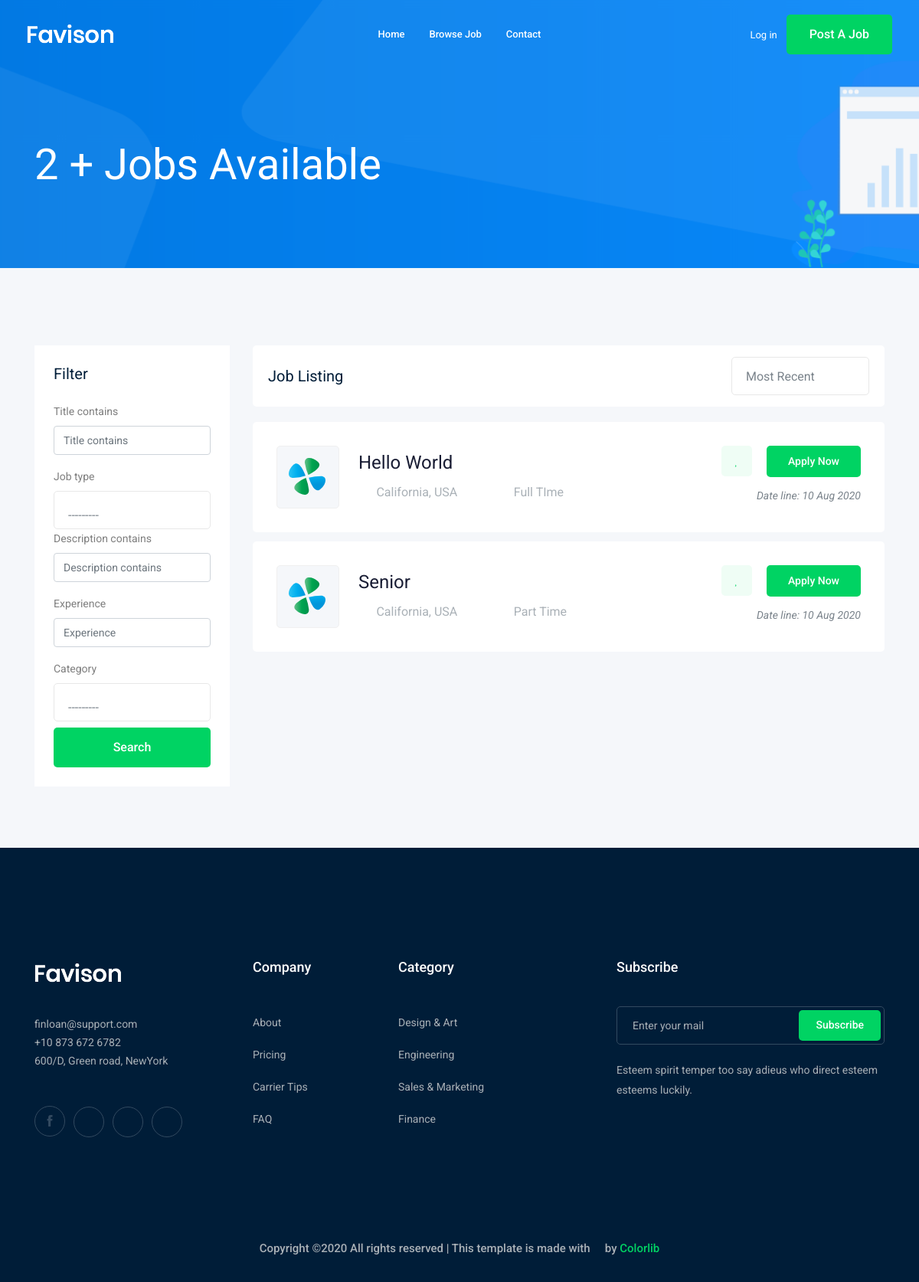
The page /job/ on the database as committed earlier.
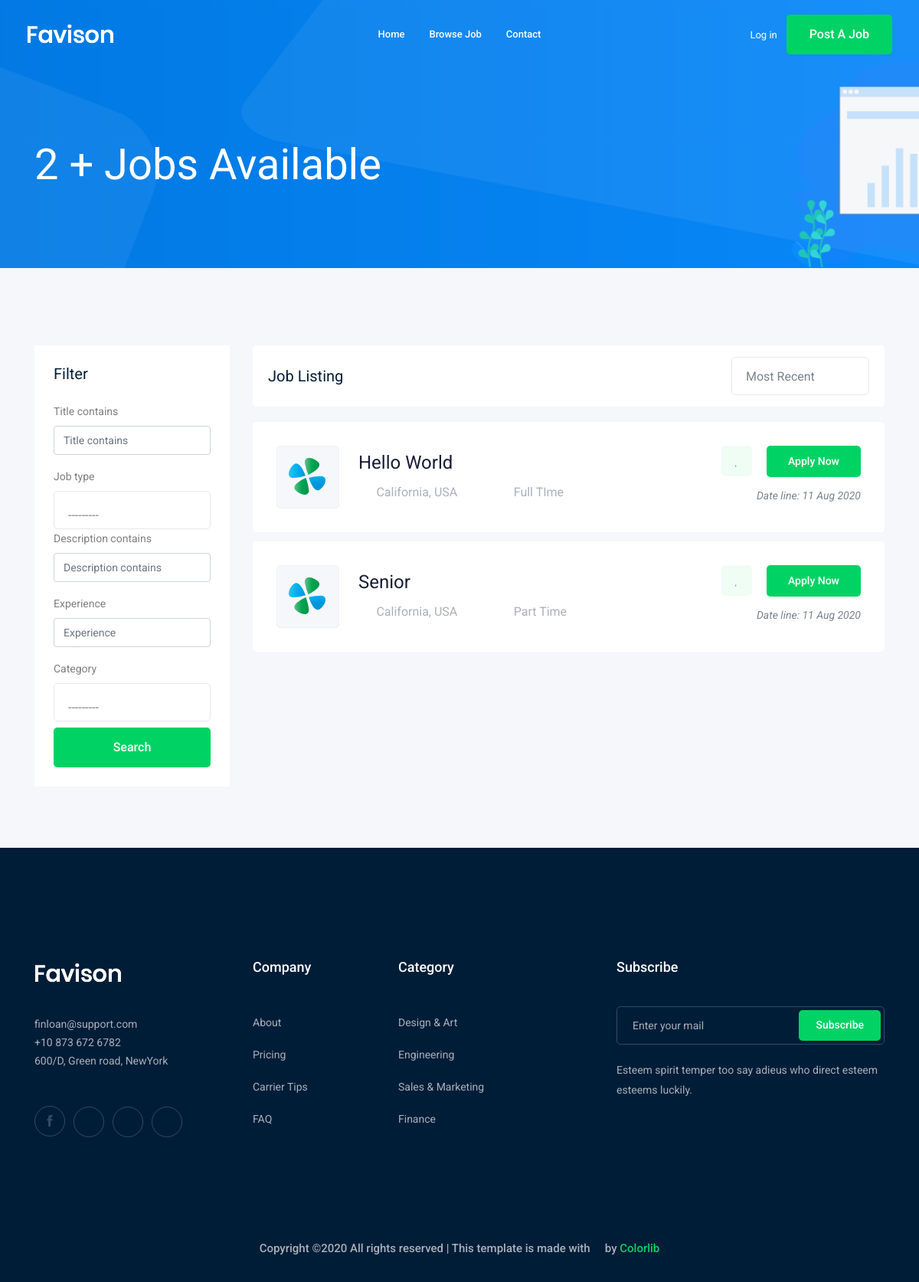
The same page on the database as committed later.
### job/models.py (models this page shows, shortened)
class job(models.Model): # each class equal table in db
    owner = models.ForeignKey(User,related_name='job_owner', on_delete=models.CASCADE)
    title = models.CharField(max_length=100)
    job_type = models.CharField(max_length=15,choices=JOB_TYPE)
    description = models.TextField(max_length=1000)
    published_at = models.DateTimeField(auto_now=True)
    vacancy = models.IntegerField(default=1)
    salary = models.IntegerField(default=0)
    experience = models.IntegerField(default=1)
    category = models.ForeignKey('category',on_delete=models.CASCADE)
    image = models.ImageField(upload_to=image_upload)
    slug = models.SlugField(blank=True,null=True)
    def __str__(self):
        return self.title

### job/views.py (the view)
# urls.py: path('',views.job_list,name = "job_list"),
def job_list(request):
    job_list = job.objects.all()
    myfilter = JobFilter(request.GET,queryset=job_list)
    job_list = myfilter.qs
    n = 2
    paginator = Paginator(job_list,n) #show n page
    page_number = request.GET.get('page')
    page_obj = paginator.get_page(page_number)
    context = {'jobs':job_list,'page':page_obj,'myfilter':myfilter }
    return render(request,'job/job_list.html',context)

### job/models.py (called while the page is built)
    def __str__(self):
        return self.name

### job/templates/job/job_list.html (shortened to what this page needs)
{% extends 'base.html' %}
{% load bootstrap4 %}
{% block body %}
<div class="bradcam_area bradcam_bg_1">
<div class="container">
    <div class="row">
        <div class="col-xl-12">
            <div class="bradcam_text">
                <h3>{{jobs.count}} + Jobs Available</h3>
            </div>
        </div>
    </div>
</div>
</div>
<div class="job_listing_area plus_padding">
    <div class="container">
        <div class="row">
            <div class="col-lg-3">
                <div class="job_filter white-bg">
                    <div class="form_inner white-bg">
                        <h3>Filter</h3>
                        <form method="GET">
                        {% bootstrap_form myfilter.form %}
                        <input type="submit" value="Search" class="mt-2 boxed-btn3 w-100">
                        </form>
                    </div>
                </div>
            </div>
            <div class="col-lg-9">
                <div class="recent_joblist_wrap">
                    <div class="recent_joblist white-bg ">
                        <div class="row align-items-center">
                            <div class="col-md-6">
                                <h4>Job Listing</h4>
                            </div>
                            <div class="col-md-6">
                                <div class="serch_cat d-flex justify-content-end">
                                </div>
                            </div>
                        </div>
                    </div>
                </div>
                <div class="job_lists m-0">
                    <div class="row">
                        {% for i in page %}
                        <div class="col-lg-12 col-md-12">
                            <div class="single_jobs white-bg d-flex justify-content-between">
                                <div class="jobs_left d-flex align-items-center">
                                    <div class="thumb">
                                        <img src="img/svg_icon/1.svg" alt="">
                                    </div>
                                    <div class="jobs_conetent">
                                        <a href="{% url 'jobs:job_detail' i.slug %}"><h4>{{i}}</h4></a>
                                        <div class="links_locat d-flex align-items-center">
                                            <div class="location">
                                                <p> <i class="fa fa-map-marker"></i> California, USA</p>
                                            </div>
                                            <div class="location">
                                                <p> <i class="fa fa-clock-o"></i> {{i.job_type}}</p>
                                            </div>
                                        </div>
                                    </div>
                                </div>
                                <div class="jobs_right">
                                    <div class="apply_now">
                                        <a class="heart_mark" href="#"> <i class="fa fa-heart"></i> </a>
                                        <a href="{% url 'jobs:job_detail' i.slug %}" class="boxed-btn3">Apply Now</a>
                                    </div>
                                    <div class="date">
                                        <p>Date line: {{i.published_at|date:'d M o'}}</p>
                                    </div>
                                </div>
                            </div>
                        </div>
                        {% endfor %}
                    </div>
                </div>
            </div>
        </div>
    </div>
</div>
{% endblock body %}

Rows that differ between the two databases and show on the page:
changed job "Hello World": published_at "10 Aug 2020" → "11 Aug 2020"
changed job "Senior": published_at "10 Aug 2020" → "11 Aug 2020"
